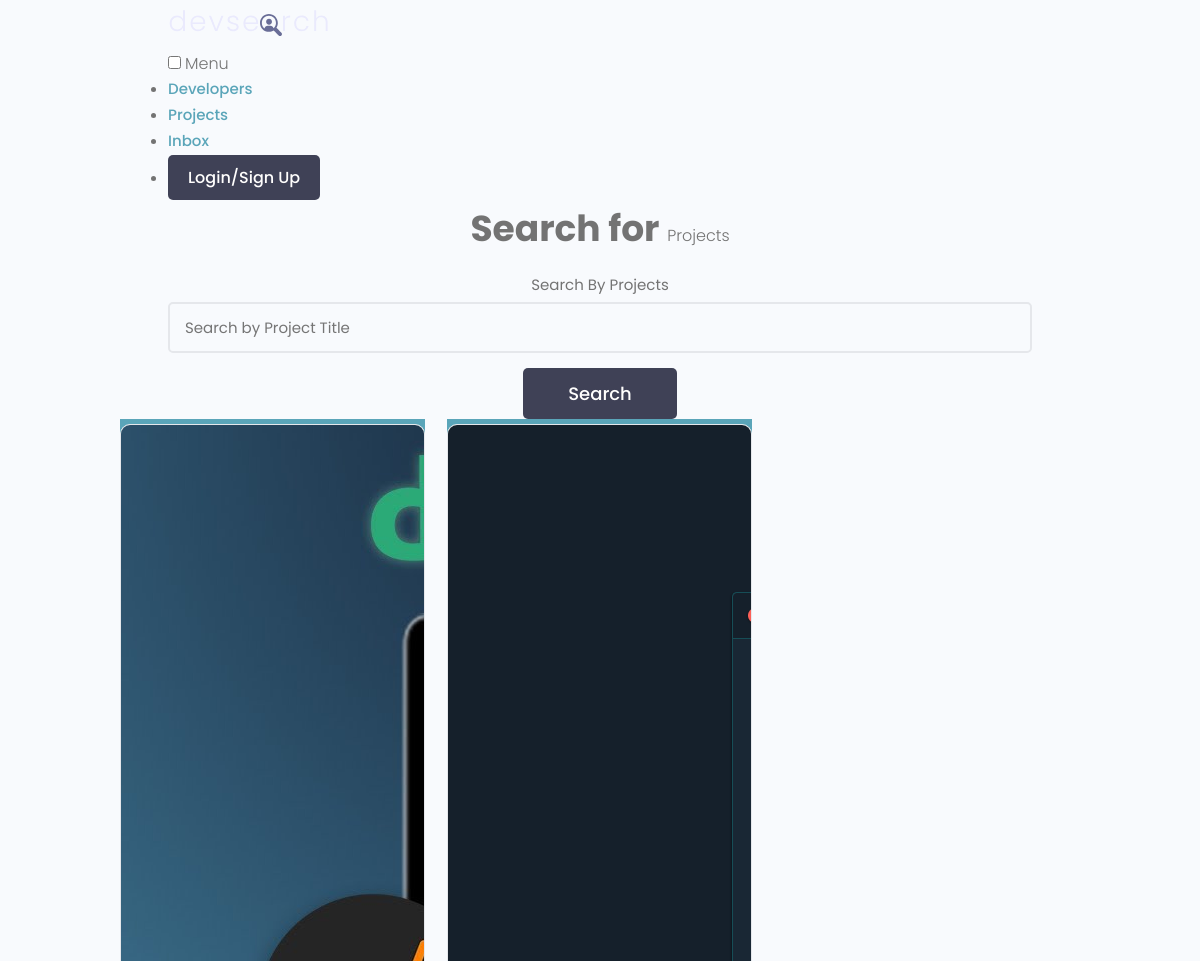
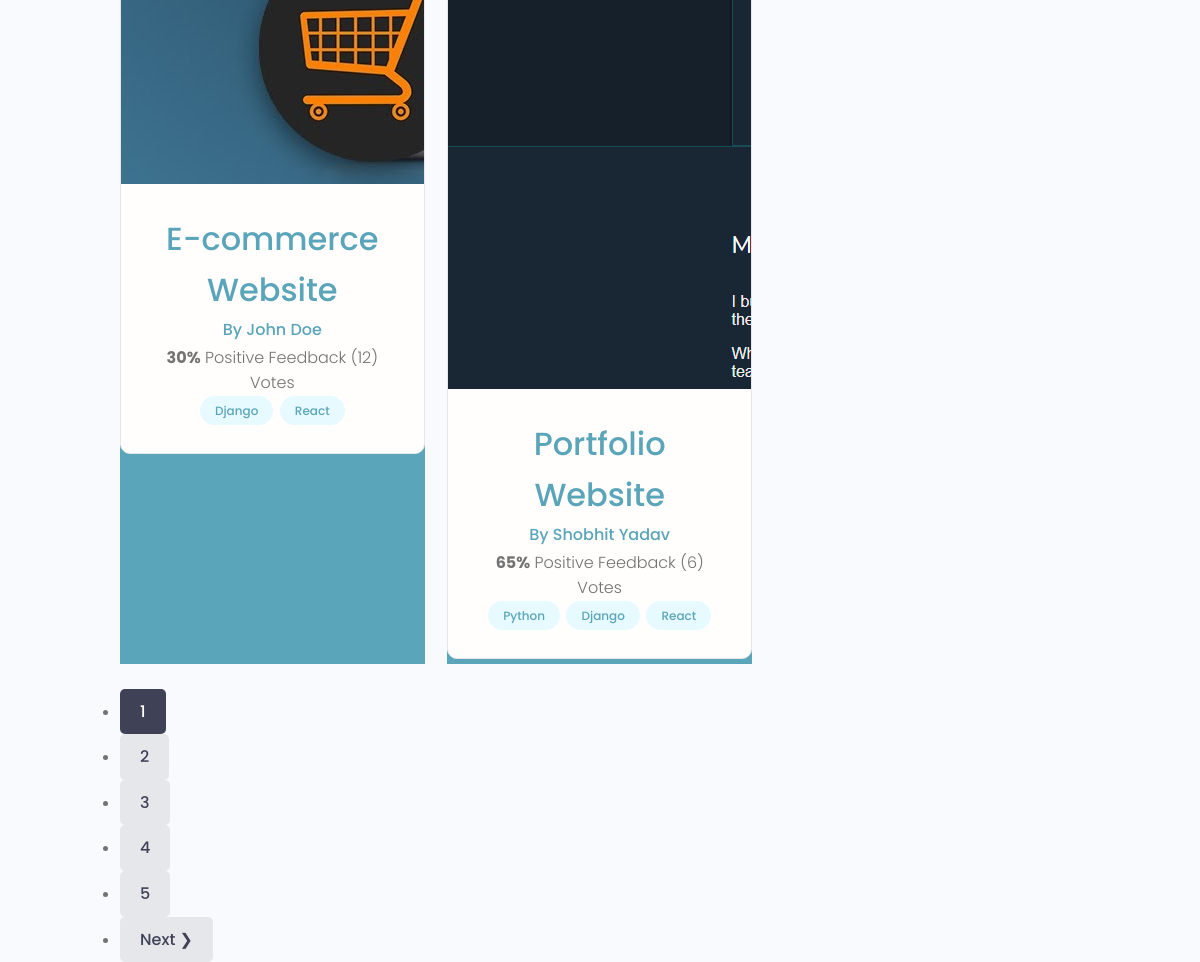
/projects/, run on the app's committed database (2 pictures, top to bottom).
### projects/models.py (models this page shows, shortened)
class Project(models.Model):
    owner=models.ForeignKey(Profile, null=True, blank=True, on_delete=models.SET_NULL)
    title=models.CharField(max_length=200)
    description=models.TextField(null=True, blank=True)
    featured_image=models.ImageField(null=True, blank=True, default="default.jpg")
    demo_link=models.CharField(max_length=2000, null=True, blank=True)
    source_link=models.CharField(max_length=2000, null=True, blank=True)
    tags=models.ManyToManyField('Tag', blank=True)
    vote_total=models.IntegerField(default=0, null=True, blank=True)
    vote_ratio=models.IntegerField(default=0, null=True, blank=True)
    created=models.DateTimeField(auto_now_add=True)
    id=models.UUIDField(default=uuid.uuid4, unique=True, primary_key=True, editable=False)
    class Meta:
        ordering=['created']

class Tag(models.Model):
    name=models.CharField(max_length=200)
    created=models.DateTimeField(auto_now_add=True)
    id=models.UUIDField(default=uuid.uuid4, unique=True, primary_key=True, editable=False)
    def __str__(self):
        return self.name

### users/models.py (models this page shows, shortened)
class Profile(models.Model):
    user=models.OneToOneField(User, on_delete=models.CASCADE, null=True, blank=True)
    name=models.CharField(max_length=200, null=True,blank=True)
    email=models.EmailField(max_length=500, null=True,blank=True)
    username=models.CharField(max_length=200, null=True,blank=True)
    location=models.CharField(max_length=200, null=True,blank=True)
    short_intro=models.CharField(max_length=200, null=True,blank=True)
    bio=models.TextField(null=True,blank=True)
    profile_image=models.ImageField(null=True,blank=True,upload_to='profiles/',default='profiles/user-default.png')
    social_github=models.CharField(max_length=200, null=True,blank=True)
    social_twitter=models.CharField(max_length=200, null=True,blank=True)
    social_linkedin=models.CharField(max_length=200, null=True,blank=True)
    social_youtube=models.CharField(max_length=200, null=True,blank=True)
    social_website=models.CharField(max_length=200, null=True,blank=True)
    created=models.DateTimeField(auto_now_add=True)
    id=models.UUIDField(default=uuid.uuid4, unique=True, primary_key=True, editable=False)

### projects/views.py (the view)
# urls.py: path('projects/', include('projects.urls')),
def projects(request):
    projects, search_query=searchProjects(request)
    custom_range, projects=paginateProjects(request, projects, 2)
    context={'projects':projects, 'search_query':search_query, 'custom_range':custom_range}
    return render(request, 'projects/projects.html', context)

### projects/utils.py (called while the page is built)
def paginateProjects(request, projects, results):
    page=request.GET.get('page')
    paginator=Paginator(projects, results)
    try:
        projects=paginator.page(page)
    except PageNotAnInteger:
        page=1
        projects=paginator.page(page)
    except EmptyPage:
        page=paginator.num_pages
        projects=paginator.page(page)
    leftIndex=(int(page) - 4)
    if leftIndex<1:
        leftIndex=1
    rightIndex=(int(page) + 5)
    if rightIndex>paginator.num_pages:
        rightIndex=paginator.num_pages + 1
    custom_range=range(leftIndex,rightIndex)
    return custom_range, projects

def searchProjects(request):
    search_query=''
    if request.GET.get('search_query'):
        search_query=request.GET.get('search_query')
    tags=Tag.objects.filter(name__icontains=search_query)
    projects=Project.objects.distinct().filter(
        Q(title__icontains=search_query) |
        Q(description__icontains=search_query) |
        Q(owner__name__icontains=search_query) |
        Q(tags__in=tags)
    )
    return projects, search_query

### projects/templates/projects/projects.html
{% extends 'main.html' %}
{% block content %}
<main class="projects">
    <section class="hero-section text-center">
      <div class="container container--narrow">
        <div class="hero-section__box">
          <h2>Search for <span>Projects</span></h2>
        </div>
        <div class="hero-section__search">
          <form class="form" action="{% url 'projects' %}" method="get">
            <div class="form__field">
              <label for="formInput#search">Search By Projects </label>
              <input class="input input--text" id="formInput#search" type="text" name="search_query" value="{{search_query}}"
                placeholder="Search by Project Title" />
            </div>
            <input class="btn btn--sub btn--lg" type="submit" value="Search" />
          </form>
        </div>
      </div>
    </section>
    <section class="projectsList">
      <div class="container">
        <div class="grid grid--three">
        {% for project in projects %}
          <div class="column">
            <div class="card project">
              <a href="{% url 'project' project.id %}" class="project">
                <img class="project__thumbnail" src="{{project.featured_image.url}}" alt="project thumbnail" />
                <div class="card__body">
                  <h3 class="project__title">{{project.title}}</h3>
                  <p><a class="project__author" href="{% url 'user-profile' project.owner.id %}">By {{project.owner.name}}</a></p>
                  <p class="project--rating">
                    <span style="font-weight: bold;">{{project.vote_ratio}}%</span> Positive
                    Feedback ({{project.vote_total}}) Vote{{project.vote_total|pluralize:"s"}}
                  </p>
                  <div class="project__tags">
                    {% for tag in project.tags.all %}
                    <span class="tag tag--pill tag--main">
                      <small>{{tag}}</small>
                    </span>
                    {% endfor %}
                  </div>
                </div>
              </a>
            </div>
          </div>
        {% endfor %}
        </div>
      </div>
    </section>
    {% include 'pagination.html' with queryset=projects custom_range=custom_range %}
  </main>
{% endblock content %}

### static/uikit/app.css (style rules this page uses)
.layout > .column, .grid > .column { color: var(--color-light); text-align: center; background: var(--color-main); }

### static/uikit/styles/modules/_variables.css (style rules this page uses)
:root { --color-main: #5aa5b9; --color-main-light: #e6faff; --color-sub: #3f4156; --color-sub-light: #51546e; --color-sub-lighter: #ededfd; --color-text: #737373; --color-gray: #8b8b8b; --color-light: #e5e7eb; --color-light-gray: #767676; --color-bg: #f8fafd; --color-white: #fffefd; --color-white-light: #f3f3f3; --color-success: #359e64; --color-success-bg: #def8e8; --color-error: #fc4b0b; --color-error-bg: #fff2ee; --font-base: 'Poppins', arial, helvetica, 'Segoe UI', roboto, ubuntu, sans-serif; --font-monospace: 'Fira Code', 'Courier New', courier, monospace; --font-regular: 300; --font-medium: 500; --font-bold: 700; --generic-shadow: 1px 1px 5px #00000010; --generic-transition: all 0.3s ease-in-out; }

### static/uikit/styles/modules/_base.css (style rules this page uses)
* { margin: 0; padding: 0; box-sizing: border-box; text-rendering: optimizeLegibility; color: inherit; font-size: inherit; }
html { font-size: 50%; }
@media only screen and (min-width: 480px) { html { font-size: 56.25%; } }
@media only screen and (min-width: 1200px) { html { font-size: 62.5%; } }
body { line-height: 1.6; font-weight: 400; font-size: 1.5rem; color: var(--color-text); background-color: var(--color-bg); min-height: 100vh; }

### static/uikit/styles/modules/_typography.css (style rules this page uses)
* { font-family: var(--font-base); }
h2 { font-size: 3.6rem; font-weight: var(--font-bold); }
h3 { font-size: 3.2rem; font-weight: var(--font-medium); }
p, span, strong { font-size: 1.6rem; color: var(--color-text); font-weight: var(--font-regular); }
a { padding-bottom: 2px; text-decoration: none; display: inline-block; color: var(--color-main); font-weight: var(--font-medium); }

### static/uikit/styles/modules/_utilities.css (style rules this page uses)
.container { width: 92%; max-width: 165rem; margin: 0 auto; box-sizing: border-box; }
.container--narrow { width: 92%; max-width: 120rem; }
@media screen and (min-width: 1000px) { .container { width: 90%; } }
@media screen and (min-width: 1000px) { .container--narrow { width: 85%; } }
@media screen and (min-width: 1200px) { .container { width: 80%; } }
@media screen and (min-width: 1200px) { .container--narrow { width: 72%; } }
.text-center { text-align: center; }

### static/uikit/styles/modules/_button.css (style rules this page uses)
.btn { display: inline-block; position: relative; cursor: pointer; background-color: var(--color-light); font-weight: var(--font-medium); color: var(--color-sub); text-decoration: none; padding: 1rem 2rem; border-radius: 0.5rem; border: none; width: -webkit-fit-content; width: -moz-fit-content; width: fit-content; height: -webkit-fit-content; height: -moz-fit-content; height: fit-content; font-size: 1.6rem; outline-width: 0; outline-color: transparent; -webkit-backface-visibility: hidden; backface-visibility: hidden; transition: all 0.3s ease-in-out; }
.btn--sub { background-color: var(--color-sub); color: var(--color-white); }
.btn--lg { font-size: 1.8rem; padding: 1.2rem 4.5rem; }

### static/uikit/styles/modules/_card.css (style rules this page uses)
.card { border-radius: 1rem; background-color: var(--color-white); border: 1.5px solid var(--color-light); width: auto; height: auto; margin-top: 0.5rem; margin-bottom: 0.5rem; overflow: hidden; }
.card__body, .card__header { padding: 2rem 2.5rem; }

### static/uikit/styles/modules/_form.css (style rules this page uses)
.form { display: block; }
.form__field { margin-top: 1.5rem; margin-bottom: 1.5rem; }
.form__label, .form__field > label { display: block; margin-bottom: 0.5rem; color: var(--color-text); }
input.input[type='text'], input.input[type='email'], input.input[type='password'], input.input[type='number'], textarea.input { min-width: 24rem; width: 100%; padding: 1.2rem 1.5rem; border-radius: 0.5rem; border: 2px solid var(--color-light); transition: all 0.3s ease-in-out; background-color: var(--color-bg); }

### static/uikit/styles/modules/_tag.css (style rules this page uses)
.tag { display: inline-flex; align-items: center; background-color: var(--color-sub); height: -webkit-fit-content; height: -moz-fit-content; height: fit-content; width: -webkit-fit-content; width: -moz-fit-content; width: fit-content; border-radius: 0.5rem; padding: 0.5rem 1.5rem; font-size: 1.2rem; cursor: pointer; }
.tag:not(:last-child) { margin-right: 0.25rem; margin-bottom: 0.75rem; }
.tag > small { color: var(--color-white); }
.tag--pill { border-radius: 5rem; }
.tag--main, .tag--main > small { background: var(--color-main-light); color: var(--color-main); font-weight: 500; }

### data on the page
Project: featured_image (picture), title "E-commerce Website", owner.name "John Doe", vote_ratio "30", vote_total "12"
Tag: name "Django"
Tag: name "React"
Project: featured_image (picture), title "Portfolio Website", owner.name "Shobhit Yadav", vote_ratio "65", vote_total "6"
Tag: name "Python"

### other printed values
{{ page }} "1"
{{ page }} "2" "3" "4" "5"
